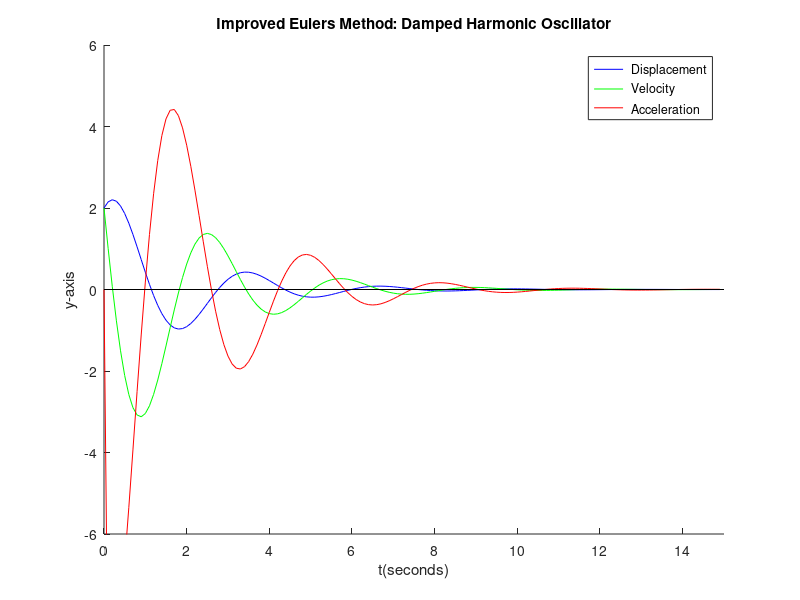

Recreate this plot in MATLAB.
clear

%Values%
M = 1; %Mass
K = 4;
B = 1;
x0 = 2; %initial displacement
v0 = 2; %initial velocity
Int_Time = 15;
%Values%

h = 0.1; %Step Value%


numPoints = Int_Time / h; %Number of points
t = (0:h:Int_Time - h); %x-axis 
k = 1;

y1(1) = x0; %initial values
y2(1) = v0;

while k < numPoints
    p1(1) = y2(k);
    %p2(1) = ((-K / M) * y1(k)); %problem4
    p2(1) = ((-B / M) * y2(k) - (K / M) * y1(k));
    p1(2) = y2(k) + h * p2(1);
    %p2(2) = ((-K / M) * (y1(k) + h * p1(1))); %problem4
    p2(2) = ((-B / M) * (y2(k) + h * p2(1)) - (K / M) * (y1(k) + h * p1(1)));
    y1(k + 1) = y1(k) + (h / 2) * (p1(1) + p1(2)); %Potion
    y2(k + 1) = y2(k) + (h / 2) * (p2(1) + p2(2)); %Velocity
    %y3(k + 1) = ((-K / M) * y1(k)); %Acceleration problem4
    y3(k + 1) = ((-B / M) * y2(k) - (K / M) * y1(k)); %Acceleration
    k = k + 1;
end

hold on

xlabel('t(seconds)')
ylabel('y-axis')
%title('Improved Eulers Method: Damped Harmonic Oscillator(No Friction)') %Problem4
title('Improved Eulers Method: Damped Harmonic Oscillator') 

%axis([0 Int_Time -12 12]) %Problem4
axis([0 Int_Time -6 6])
plot(t, y1, '-b')
plot(t, y2, '-g')
plot(t, y3, '-r')
plot([0 Int_Time],[0 0], '-k')

legend(' Displacement', ' Velocity', ' Acceleration')